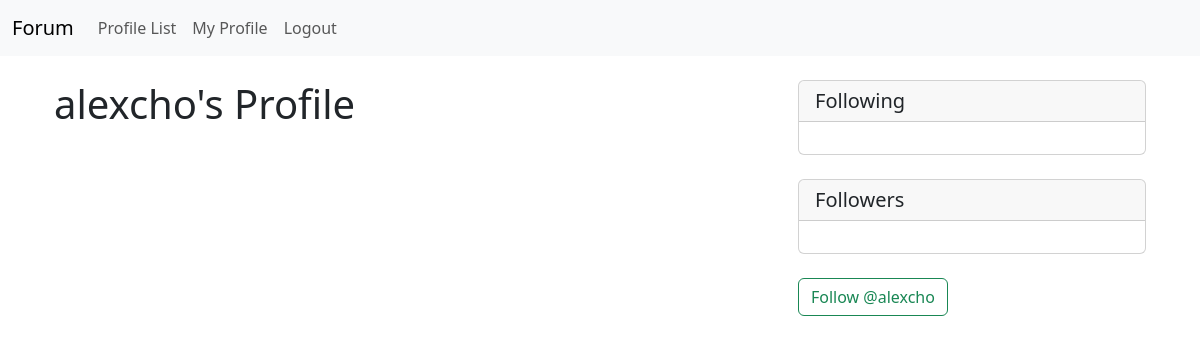
Page /profile/1 (signed in) on the earlier database version.
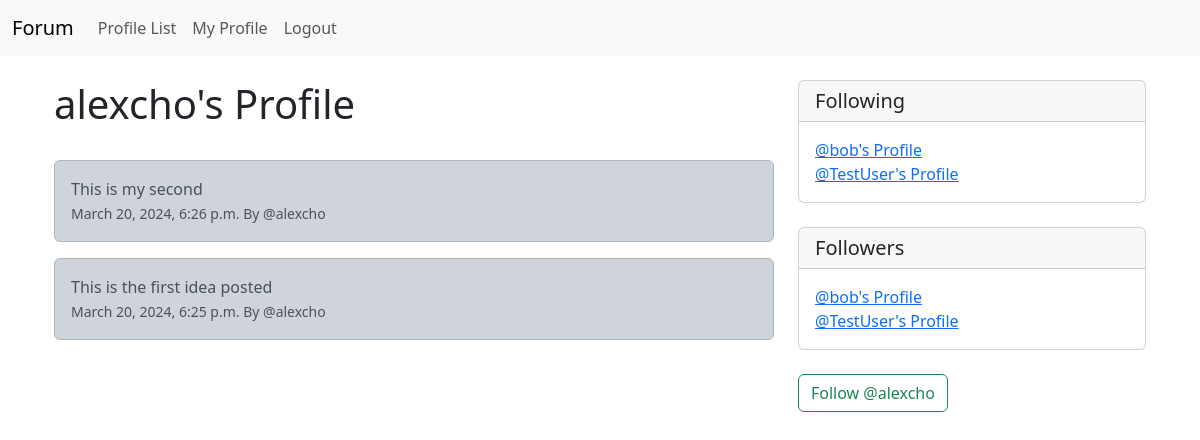
Same page on the later database version.
### feed/models.py (models this page shows, shortened)
class Idea(models.Model):
    user = models.ForeignKey(
        User,
        related_name='ideas',
        on_delete=models.DO_NOTHING,
        )
    body = models.CharField(max_length=200)
    created_at = models.DateTimeField(auto_now_add=True)

class Profile(models.Model):
    user = models.OneToOneField(User, on_delete=models.CASCADE) # associate one user to one profile
    follows = models.ManyToManyField(
        'self', # relationship between same model
        related_name='followed_by', #
        symmetrical=False, # other user does not have to follow back (one way)
        blank=True # do not have to follow anybody
        )
    date_modified = models.DateTimeField(User, auto_now=True)
    def __str__(self) -> str:
        return f"{self.user.username}'s Profile"

### feed/views.py (the view, shortened to what this page needs)
# urls.py: path('profile/<int:pk>', views.profile, name='profile'),
def profile(request, pk):
    if request.user.is_authenticated:
        profile = Profile.objects.get(user_id=pk)
        ideas = Idea.objects.filter(user_id=pk).order_by('-created_at')
        return render(request, 'feed/profile.html', {'profile': profile, 'ideas': ideas})
    else:
        messages.success(request, ('Login to view this page'))
        return redirect('home')

### feed/templates/feed/profile.html (shortened to what this page needs)
{% extends 'feed/base.html' %}
{% block content %}
    {% if profile %}
        <div class="container">
            <div class="row">
                <div class="col-md-8">
                    <h1>{{ profile.user.username }}'s Profile</h1> <br>
                    {% if ideas %}
                        {% for idea in ideas %}
                        <div class="alert alert-dark" role="alert">
                            {{ idea.body }} <br>
                            <small class="text-muted">
                                {{ idea.created_at }} By @{{ idea.user.username }}
                            </small> <br>
                        </div>
                        {% endfor %}
                    {% endif %}
                </div>
                <div class="col-md-4">
                    <div class="card">
                        <h5 class="card-header">Following</h5>
                        <div class="card-body">
                            {% for following in profile.follows.all %}
                                <a href="{% url 'profile' following.user.id %}">@{{ following }}</a> <br>
                            {% endfor %}
                        </div>
                    </div>
                    <br>
                    <div class="card">
                        <h5 class="card-header">Followers</h5>
                        <div class="card-body">
                            {% for following in profile.follows.all %}
                                <a href="{% url 'profile' following.user.id %}">@{{ following }}</a> <br>
                            {% endfor %}
                        </div>
                    </div>
                    <br>
                    <form action="" method="post">
                        {% if profile in user.profile.follows.all %}
                            <button class="btn btn-outline-danger" name="follow" value="unfollow" type="submit">Unfollow @{{ profile.user.username }}</button>
                        {% else %}
                            <button class="btn btn-outline-success" name="follow" value="follow" type="submit">Follow @{{ profile.user.username }}</button>
                        {% endif %}
                    </form>
                    <br>
                </div>
            </div>
        </div>
    {% endif %}
{% endblock %}

Differences in the rows shown:
added Idea: body "This is my second", created_at "March 20, 2024, 6:26 p.m.", user.username "alexcho"
added Idea: body "This is the first idea posted", created_at "March 20, 2024, 6:25 p.m.", user.username "alexcho"
now on this page (row edited): Profile: user.username "bob's Profile"
now on this page (row edited): Profile: user.username "TestUser's Profile"
